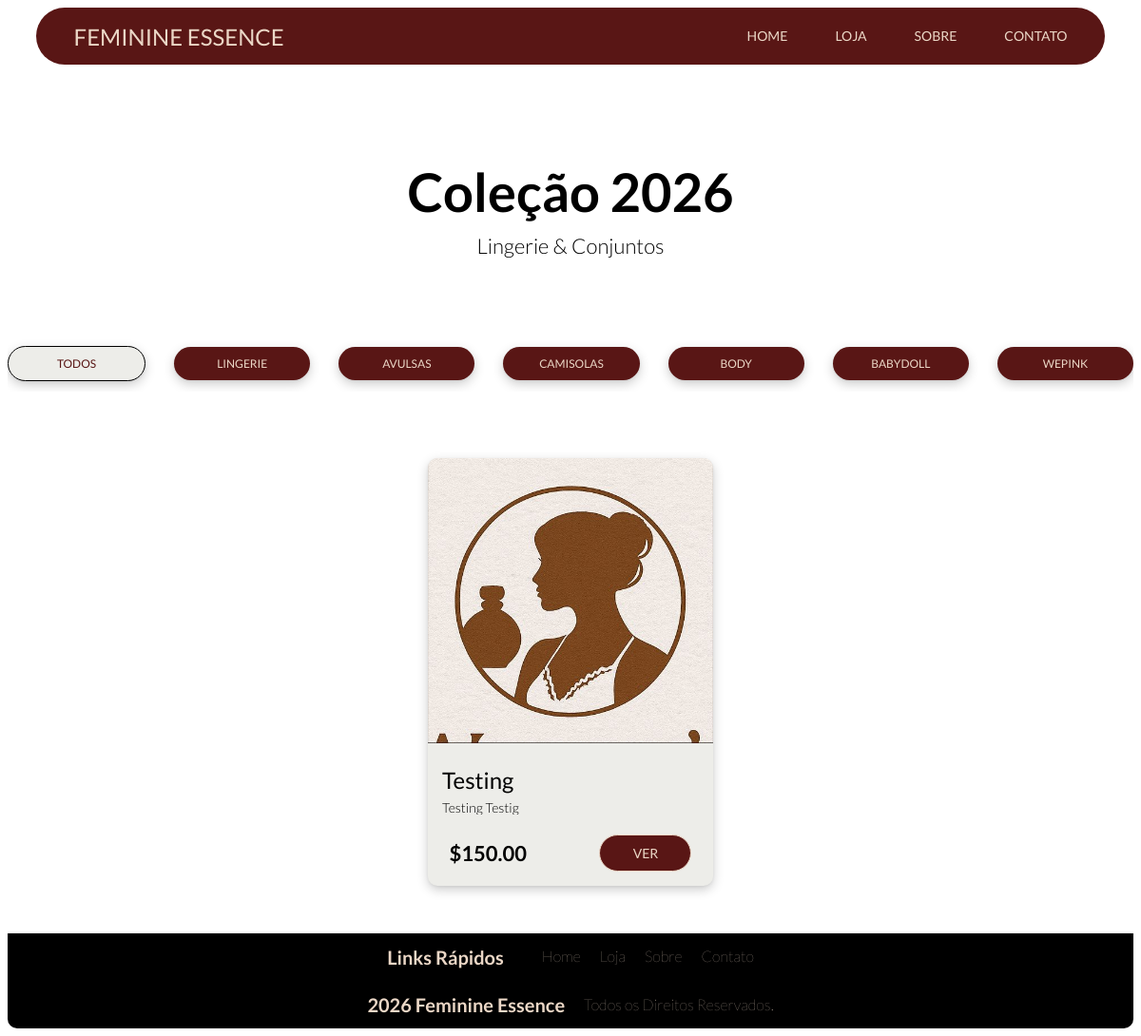
Before: /lingerie_store/ with the older database file.
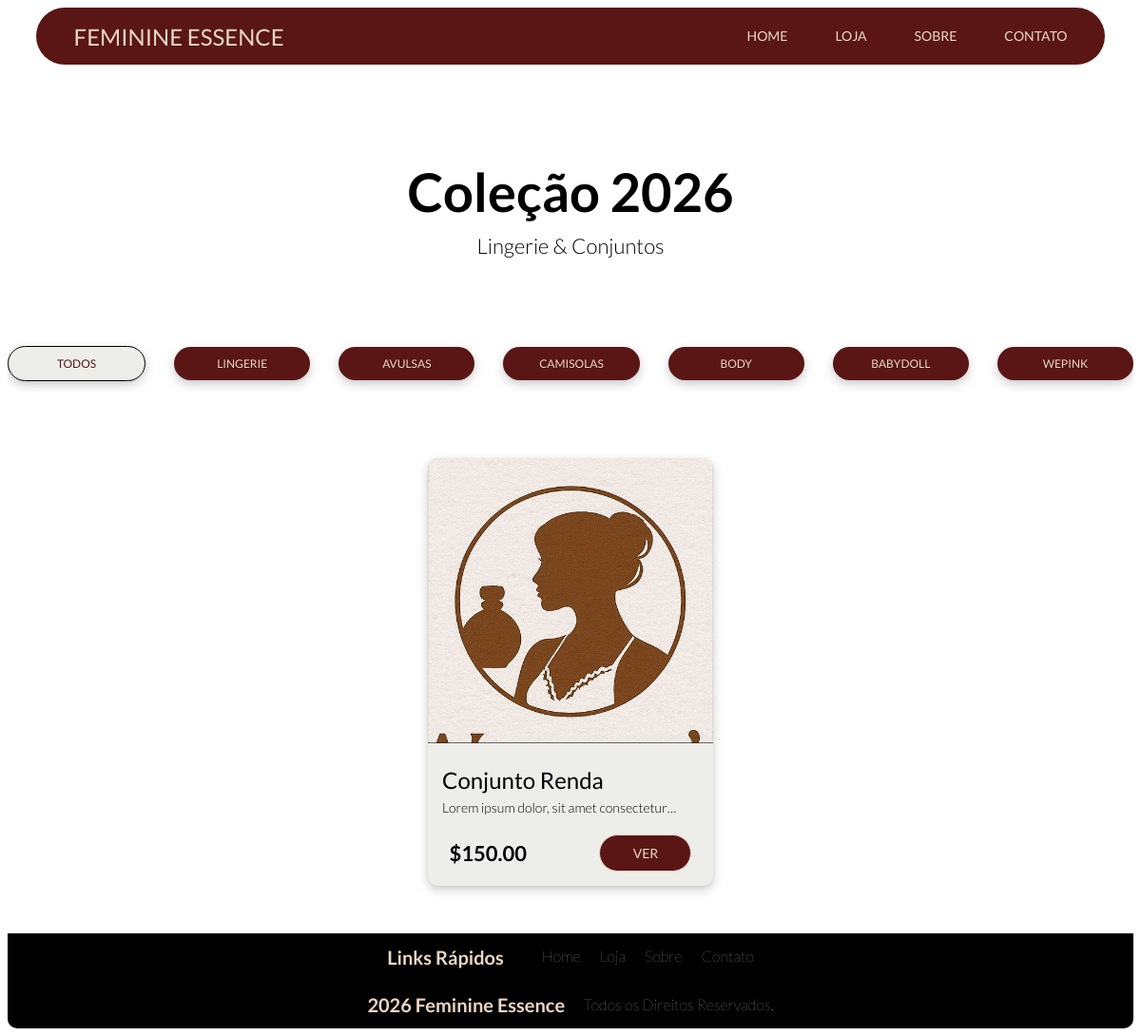
After: the same page with the newer database file.
### core/models.py (models this page shows, shortened)
class Product(models.Model):
    name = models.CharField(max_length=100)
    description = models.CharField(max_length=200)
    price = models.DecimalField(max_digits=8, decimal_places=2)
    image = models.ImageField(upload_to='products/', blank=True, null=True)
    badges = models.ManyToManyField(Badge, blank=True)  # "Mais Vendido", "Novo", etc.
    created_at = models.DateTimeField(auto_now_add=True, editable=False)
    is_active = models.BooleanField(default=True)
    stock = models.PositiveIntegerField(default=0)

### core/views.py (the view)
# urls.py: path('lingerie_store/', views.lingerie_store, name='lingerie_store'),
def lingerie_store(request):
    selected_badge = request.GET.get("badge")
    contents = Product.objects.all().order_by("-created_at")
    badges = Badge.objects.all()
    if selected_badge:
        contents = contents.filter(badges__name=selected_badge)
    else:
        contents = Product.objects.all()
    return render(request, "lingerie_store.html", {
        "badges": badges,
        "selected_badge": selected_badge,
        "contents": contents,
        "css_version": int(time.time()),
    })

### core/templates/lingerie_store.html (shortened to what this page needs)
{% load static %}
<!DOCTYPE html>
<html lang="en">
  <head>
      <link rel="stylesheet" href="{% static 'CSS/lingerie_store.css' %}?v={{ css_version }}">
  </head>
  <body>
    {% include 'partials/nav_bar.html' %}
    <div class="page_title_wrapper">
      <h2 class="page_title">Coleção 2026</h2>
      <h2 class="page_title_01">Lingerie & Conjuntos</h2>
      <div class="page_filtering_tab_wrapper">
        <div class="page_filtering_tab_scroller">
          <a href="{% url 'lingerie_store' %}"
            class="clear_all_filter_button {% if not selected_badge %}active{% endif %}">
            Todos
         </a>
          {% for badge in badges %}
            <a href="{% url 'lingerie_store' %}?badge={{ badge.name }}"
              class="{% if selected_badge == badge.name %}active{% endif %}">
              {{badge.name}}
            </a>
          {% endfor %}
        </div>
      </div>
    </div>
    <div class="products">
      <div class="products_wrapper">
        {% for item in contents %}
          <div class="product_card_wrapper">
            {% if item.image %}
              <div class="product_card_media_wrapper">
                <img src="{{ item.image.url }}" alt="{{ item.title }}">
              </div>
            {% endif %}
            <div class="product_context_wrapper">
              <h2>{{ item.name }}</h2>
              <p>{{ item.description }}</p>
            </div>
            <div class="product_price_wrapper">
              <h2>${{ item.price }}</h2>
              <a class="btn_product_description" href="{% url 'product_details' item.id %}">
                Ver
              </a>
            </div>
          </div>
        {% endfor %}
      </div>
    </div>
    {% include 'partials/footer.html' %}
  </body>
</html>

Changed rows visible on the page:
changed Product: name "Testing" → "Conjunto Renda"; description "Testing Testig" → "Lorem ipsum dolor, sit amet…"
